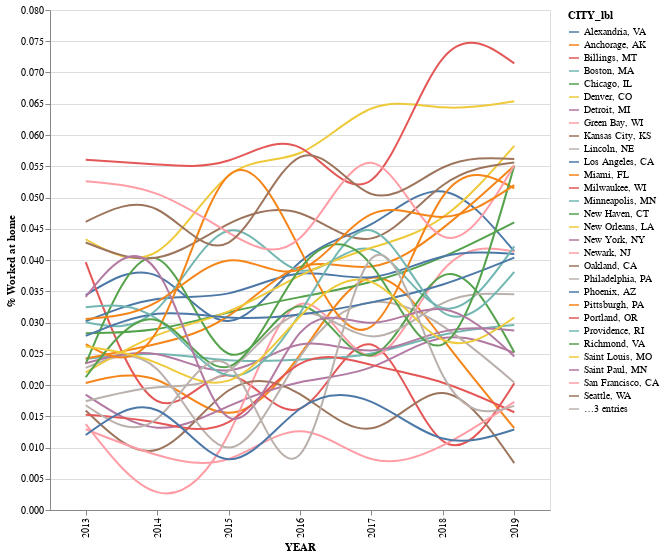

Source (notebook cell):
### Markdown cell above
# Now Let's graph some data!

## First, we can try to compare percent of working population working from home

### Code cell
line = alt.Chart(table).mark_line(interpolate="natural").encode(
    alt.X('YEAR:O'),
    alt.Y('% Worked at home:Q'),
    alt.Color('CITY_lbl'),
).properties(width=500, height=500)
line

### Figure 1 — Vega-Lite specification as saved in the notebook (floating-point values rounded to 4 significant figures; data arrays with more than 128 entries replaced by an {"elided": "..."} marker saying what was removed)
{"config": {"view": {"continuousWidth": 400, "continuousHeight": 300}}, "data": {"name": "data-a05722be1076ab0698c342ec0f944d01"}, "mark": {"type": "line", "interpolate": "natural"}, "encoding": {"color": {"type": "nominal", "field": "CITY_lbl"}, "x": {"type": "ordinal", "field": "YEAR"}, "y": {"type": "quantitative", "field": "% Worked at home"}}, "height": 500, "width": 500, "$schema": "https://vega.github.io/schema/vega-lite/v4.8.1.json", "datasets": {"data-a05722be1076ab0698c342ec0f944d01": {"elided": "224 records"}}}
